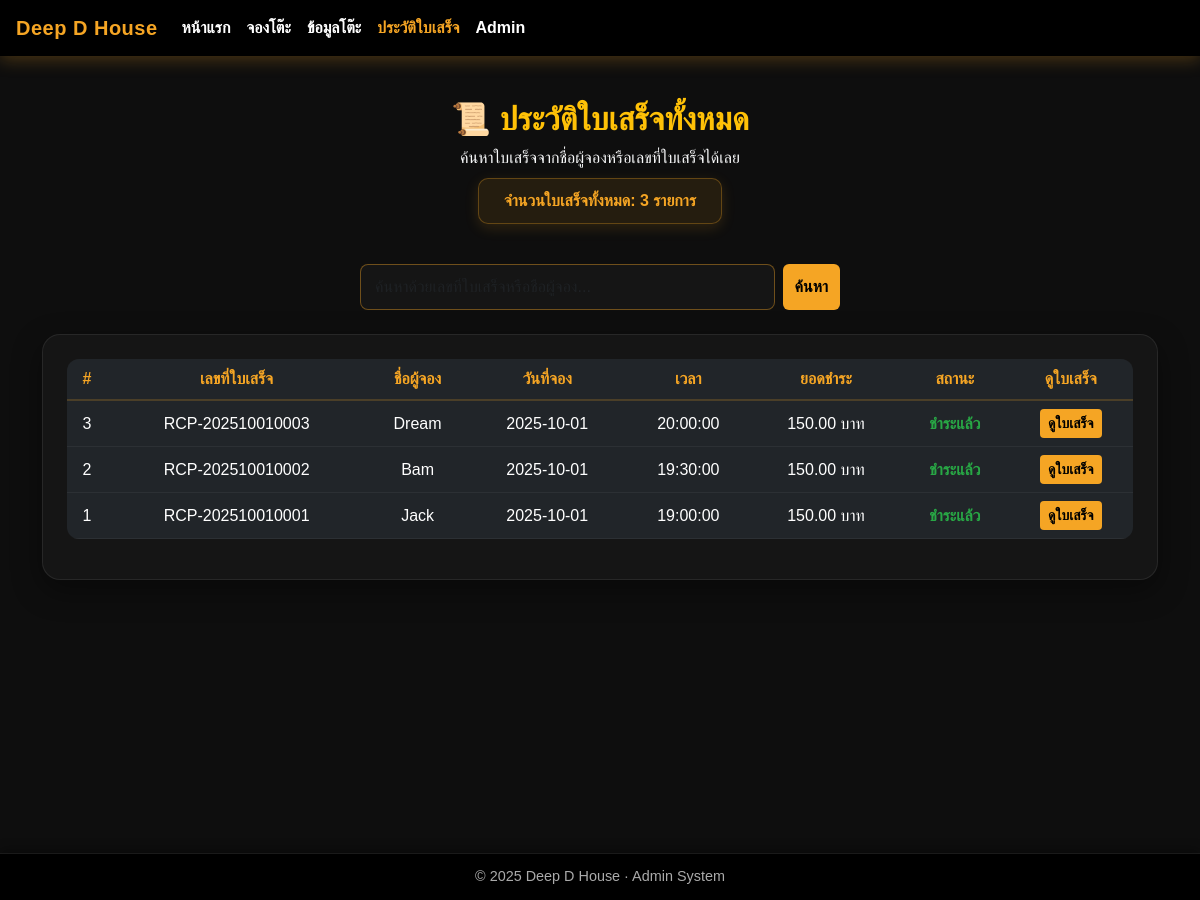
Page /receipt_list.php on the committed database.
### tables this page shows
CREATE TABLE `tbl_receipt` (
  `id` int(11) NOT NULL,
  `booking_no` int(11) NOT NULL,
  `receipt_code` varchar(50) NOT NULL,
  `receipt_date` datetime DEFAULT current_timestamp(),
  `total_amount` decimal(10,2) DEFAULT 150.00,
  `slip_img` varchar(255) DEFAULT NULL
);

CREATE TABLE `tbl_booking` (
  `no` int(11) NOT NULL,
  `table_id` int(11) NOT NULL,
  `booking_name` varchar(100) NOT NULL,
  `booking_date` date NOT NULL,
  `booking_time` time NOT NULL,
  `price` decimal(10,2) DEFAULT 150.00,
  `booking_phone` varchar(10) NOT NULL,
  `slip_img` varchar(255) DEFAULT NULL,
  `booking_staff` varchar(100) DEFAULT 'ผู้ใช้ทั่วไป',
  `dateCreate` datetime DEFAULT current_timestamp(),
  `payment_status` enum('pending','paid') DEFAULT 'pending'
);

### receipt_list.php (the view, shortened to what this page needs)
<?php
require_once 'condb.php';
$search = trim($_GET['search'] ?? '');
$sql = "SELECT r.*, b.booking_name, b.booking_date, b.booking_time, b.payment_status
        FROM tbl_receipt AS r
        LEFT JOIN tbl_booking AS b ON r.booking_no = b.no";
$sql .= " ORDER BY r.receipt_date DESC";
$result = mysqli_query($conn, $sql) or die("SQL Error: " . mysqli_error($conn));
$count_all = mysqli_num_rows($result);
?>
<!DOCTYPE html>
<html lang="th">
<head>
  <link href="https://cdn.jsdelivr.net/npm/bootstrap@5.3.3/dist/css/bootstrap.min.css" rel="stylesheet">
</head>
<body>
<nav class="navbar navbar-expand-lg navbar-dark fixed-top">
  <div class="container-fluid px-3">
    <a class="navbar-brand" href="index.php">Deep D House</a>
    <div class="collapse navbar-collapse" id="navbarNav">
      <ul class="navbar-nav me-auto mb-2 mb-lg-0">
        <li class="nav-item"><a class="nav-link" href="index.php">หน้าแรก</a></li>
        <li class="nav-item"><a class="nav-link" href="index2.php">จองโต๊ะ</a></li>
        <li class="nav-item"><a class="nav-link" href="detailtable.php">ข้อมูลโต๊ะ</a></li>
        <li class="nav-item"><a class="nav-link active" href="#">ประวัติใบเสร็จ</a></li>
        <li class="nav-item"><a class="nav-link" href="admin.php">Admin</a></li>
      </ul>
    </div>
  </div>
</nav>
<div class="container" style="margin-top:100px; margin-bottom:80px;">
  <div class="text-center mb-4">
    <h2 class="fw-bold text-warning">📜 ประวัติใบเสร็จทั้งหมด</h2>
    <p class="text-light mb-2">ค้นหาใบเสร็จจากชื่อผู้จองหรือเลขที่ใบเสร็จได้เลย</p>
    <div class="status-box mb-3">จำนวนใบเสร็จทั้งหมด: <?= $count_all ?> รายการ</div>
  </div>
  <form method="get" class="search-box d-flex justify-content-center">
    <input type="text" name="search" class="form-control me-2" placeholder="ค้นหาด้วยเลขที่ใบเสร็จหรือชื่อผู้จอง..." value="<?= htmlspecialchars($search) ?>">
    <button type="submit" class="btn btn-search">ค้นหา</button>
  </form>
  <div class="card p-4 mt-3">
    <?php if ($count_all == 0): ?>
      <div class="alert alert-secondary text-center">❌ ไม่พบข้อมูลที่ตรงกับ “<?= htmlspecialchars($search) ?>”</div>
    <?php else: ?>
      <div class="table-responsive">
        <table class="table table-dark table-hover align-middle text-center">
          <thead>
            <tr>
              <th>#</th>
              <th>เลขที่ใบเสร็จ</th>
              <th>ชื่อผู้จอง</th>
              <th>วันที่จอง</th>
              <th>เวลา</th>
              <th>ยอดชำระ</th>
              <th>สถานะ</th>
              <th>ดูใบเสร็จ</th>
            </tr>
          </thead>
          <tbody>
          <?php while ($row = mysqli_fetch_assoc($result)): ?>
            <tr>
              <td><?= $row['id'] ?></td>
              <td><?= htmlspecialchars($row['receipt_code']) ?></td>
              <td><?= htmlspecialchars($row['booking_name'] ?? '-') ?></td>
              <td><?= htmlspecialchars($row['booking_date'] ?? '-') ?></td>
              <td><?= htmlspecialchars($row['booking_time'] ?? '-') ?></td>
              <td><?= number_format($row['total_amount'], 2) ?> บาท</td>
              <td>
                <?php if ($row['payment_status'] == 'paid'): ?>
                  <span class="status-paid">ชำระแล้ว</span>
                <?php elseif ($row['payment_status'] == 'pending'): ?>
                  <span class="status-pending">รอตรวจสอบ</span>
                <?php else: ?>
                  <span class="status-rejected">ไม่ผ่าน</span>
                <?php endif; ?>
              </td>
              <td><a href="receipt.php?id=<?= $row['booking_no'] ?>" class="btn btn-main btn-sm">ดูใบเสร็จ</a></td>
            </tr>
          <?php endwhile; ?>
          </tbody>
        </table>
      </div>
    <?php endif; ?>
  </div>
</div>
<footer>
  © 2025 Deep D House · Admin System
</footer>
</body>
</html>

### receipt_list.php (style rules this page uses)
:root { --gold:#f5a524; --gold-2:#d9901d; --bg:#0e0e0e; }
body { background:var(--bg); color:#fff; font-family:'Kanit',sans-serif; min-height:100vh; }
.navbar-dark { background:#000; box-shadow:0 4px 16px rgba(245,165,36,0.25); }
.navbar-brand { color:var(--gold)!important; font-weight:800; letter-spacing:.5px; }
.navbar-dark .nav-link { color:#fff!important; font-weight:600; }
.navbar-dark .nav-link:hover, .navbar-dark .nav-link.active { color:var(--gold)!important; }
.status-box { background:rgba(245,165,36,0.1); border:1px solid rgba(245,165,36,0.3); border-radius:10px; display:inline-block; padding:10px 25px; color:var(--gold); font-weight:700; box-shadow:0 4px 14px rgba(245,165,36,0.15); }
.search-box { max-width:480px; margin:0 auto 24px auto; }
.search-box input { border:1px solid rgba(245,165,36,0.4); background:#151515; color:#fff; border-radius:8px; padding:10px 14px; }
.btn-search { background:var(--gold); border:none; color:#000; font-weight:700; }
.card { background:#151515; border:1px solid rgba(255,255,255,0.08); border-radius:18px; box-shadow:0 10px 30px rgba(0,0,0,.4); }
.table-dark { background:#1a1a1a; border-radius:12px; overflow:hidden; }
.table th { color:var(--gold); font-weight:700; border-bottom:2px solid rgba(245,165,36,0.2); }
.table td { border-color:rgba(255,255,255,0.05); vertical-align:middle; }
.btn-main { background:var(--gold); color:#000; font-weight:700; border:none; }
.status-paid { color:#28a745; font-weight:bold; }
footer { position:fixed; bottom:0; left:0; width:100%; background:#000; color:#aaa; text-align:center; padding:12px 0; font-size:0.9rem; border-top:1px solid rgba(255,255,255,.1); box-shadow:0 -4px 10px rgba(0,0,0,0.3); z-index:1000; }

### rows in the picture
tbl_receipt: id "3", receipt_code "RCP-202510010003", booking_no.booking_name "Dream", booking_no.booking_date "2025-10-01", booking_no.booking_time "20:00:00", total_amount "150.00"
tbl_receipt: id "2", receipt_code "RCP-202510010002", booking_no.booking_name "Bam", booking_no.booking_date "2025-10-01", booking_no.booking_time "19:30:00", total_amount "150.00"
tbl_receipt: id "1", receipt_code "RCP-202510010001", booking_no.booking_name "Jack", booking_no.booking_date "2025-10-01", booking_no.booking_time "19:00:00", total_amount "150.00"

### other values in the picture
$count_all "3"
